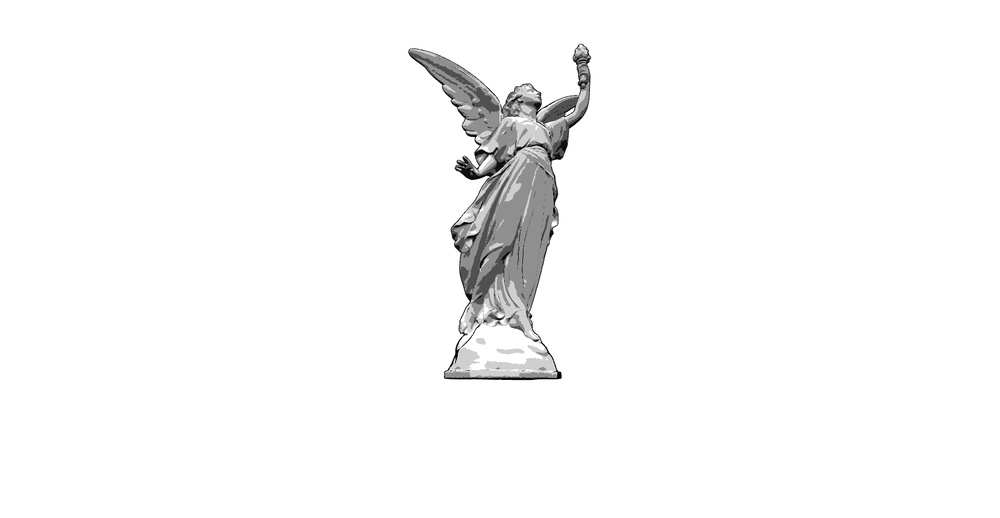
#> input picture ThreeJS-Python_Altogether/base.png, 1000 x 518 px, shrunk from 1920 x 994 before the run
$ python sugg_contours.py
#> lines starting #> are read from the running program, lines starting #| are printed output that depends on the picture


# from anime-shaders/ folder, run:
# python3 -m python_pass_example.contours

# import libraries
from PIL import Image
import numpy as np

# load image
base_img = Image.open('./base.png').convert('RGB')
base_arr = np.asarray(base_img)/255.0
normals_img = Image.open('./normals.png').convert('RGB')
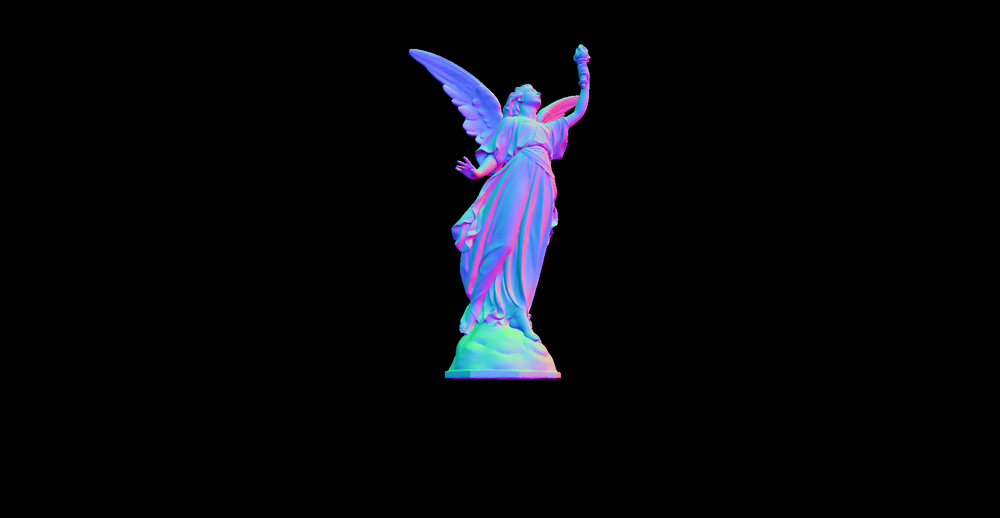
#> input picture ThreeJS-Python_Altogether/normals.png, 1000 x 518 px, shrunk from 1920 x 994 before the run
normals_arr = ((np.asarray(normals_img)/255.0) - 0.5) * 2
viewers_img = Image.open('./viewers.png').convert('RGB')
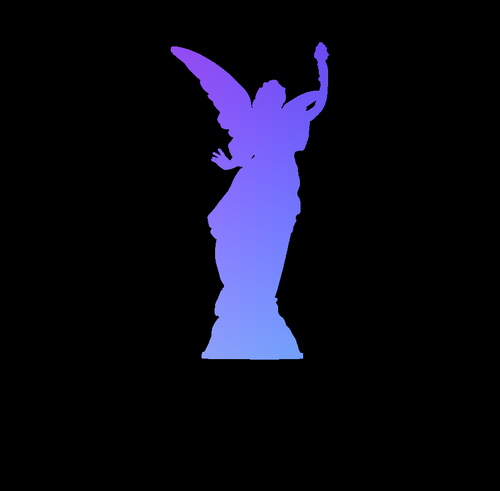
#> input picture ThreeJS-Python_Altogether/viewers.png, 500 x 491 px, shrunk from 960 x 942 before the run
viewers_arr = ((np.asarray(viewers_img)/255.0) - 0.5) * 2
ws_img = Image.open('./ws.png').convert('RGB')
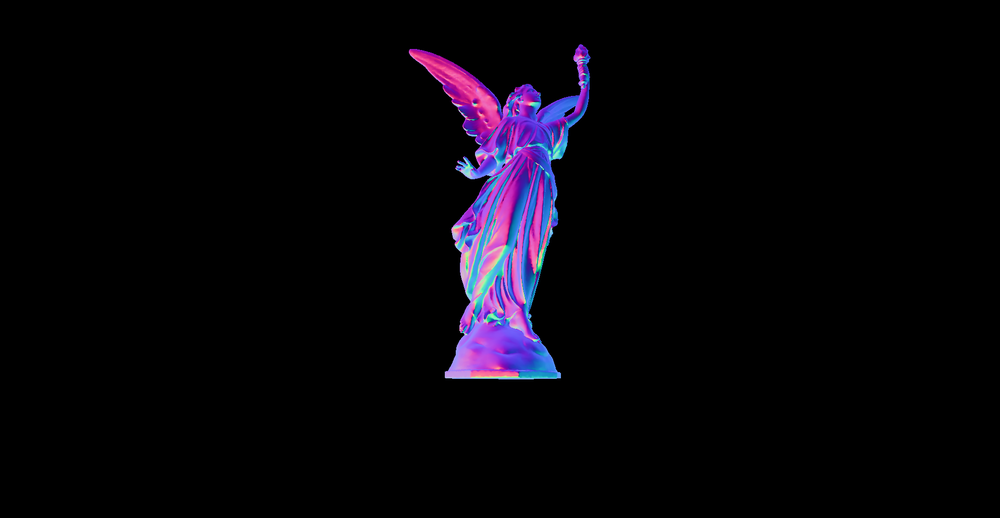
#> input picture ThreeJS-Python_Altogether/ws.png, 1000 x 518 px, shrunk from 1920 x 994 before the run
ws_arr = ((np.asarray(ws_img)/255.0) - 0.5) * 2

# process pixel-by-pixel
threshold = 0.1
h,w,ch = normals_arr.shape
#> h = 518; w = 1000; ch = 3
out_arr = np.zeros((h,w))
final_arr = np.zeros((h,w,ch))
for i in range(1, h-1):
	for j in range(1, w-1):

		# calculate forward finite difference for first derivative
#> (the run stopped early here; a loop or call above may not have finished)
